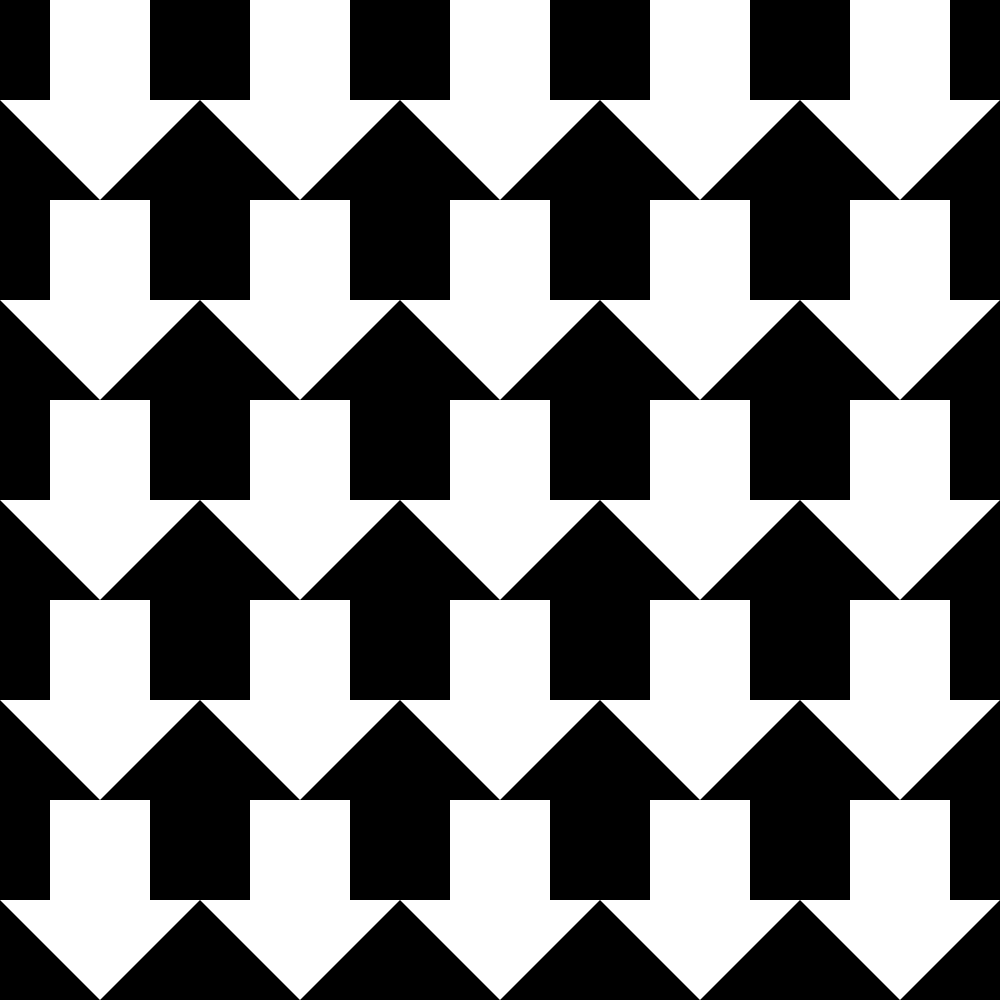
Frame 1 (no input)
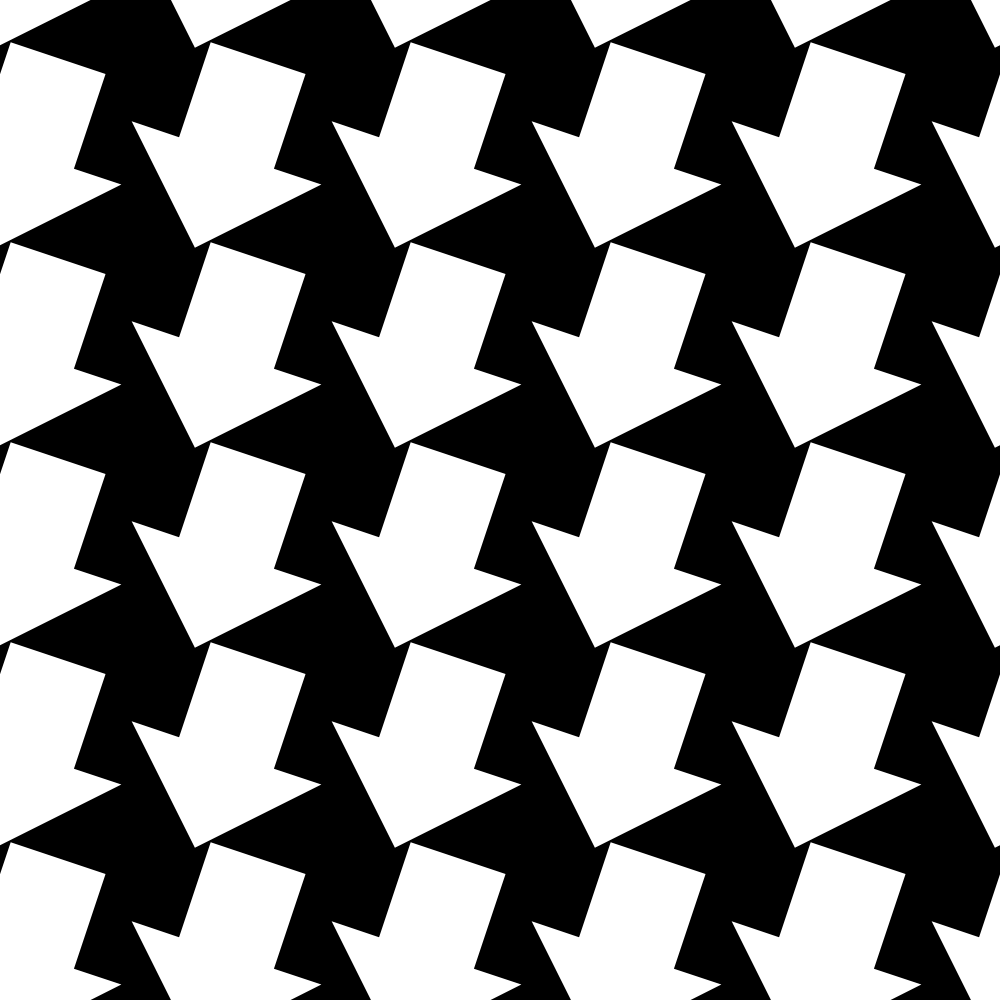
Frame 60 (no input)
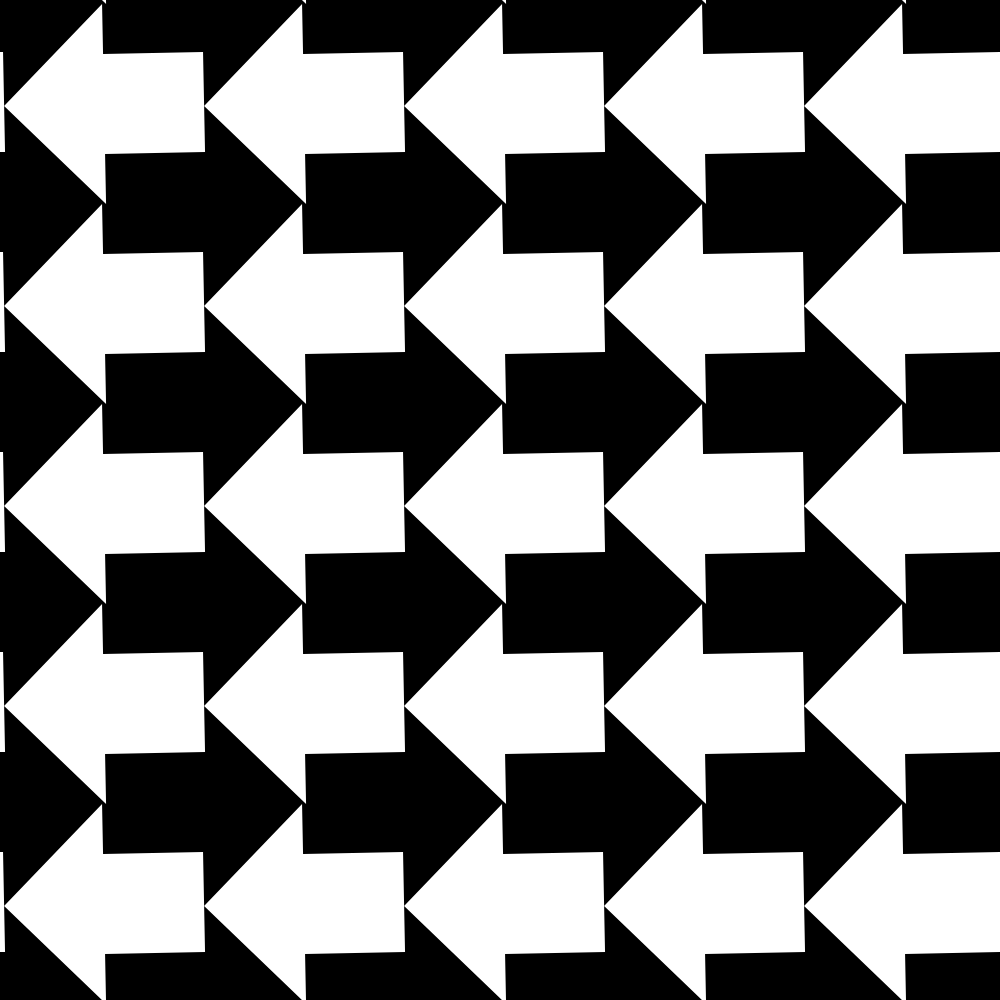
Frame 120 (the mouse pressed at the canvas centre since frame 60)

The p5.js sketch that drew these frames (run headless with seeded random() and noise() and a simulated clock; from frame 60 on, the mouse is pressed at the canvas centre):

// p5.js sketch
// ── sketch.js
let s, n
let angle = 0
let t = 0
let framerate = 60
let duration = 10
let animationFrames = framerate * duration

// From [0;1] to [0;1]
function easeInOutQuart(t) {
  return t < .5 ? 8 * t * t * t * t : 1 - 8 * (--t) * t * t * t
}

function setup() {
  const length = min(innerWidth, innerHeight)
  createCanvas(length, length).center('horizontal')
  // noLoop()
  frameRate(framerate)

  noStroke()

  n = 5
  s = length / n
}

function draw() {
  translate(-2 * s, -2 * s)

  t = (frameCount % animationFrames) / animationFrames
  let phase = Math.floor(t * 4)
  let angleAddition = 0
  if (phase == 0 || phase == 2) {
    background(0)
    fill(255)
  } else {
    translate(-s / 2, -s / 2)
    background(255)
    fill(0)
    angleAddition = 0.5
  }


  // translate(width / 2, height / 2)
  // rotate()
  let shiftUp = phase / 4
  drawArrows((shiftUp + angleAddition + easeInOutQuart(4 * (t % 0.25)) / 4) * TWO_PI)
}

function upArrow(w, h) {

  push()
  // translate(-x - w / 2, -y - h / 2)
  // rotate(angle)
  beginShape()

  vertex(w / 4, 0)
  vertex(w * 3 / 4, 0)
  vertex(w * 3 / 4, h / 2)
  vertex(w, h / 2)
  vertex(w / 2, h)
  vertex(0, h / 2)
  vertex(w / 4, h / 2)

  endShape()
  pop()
}

function drawArrows(angle) {
  for (let i = 0; i < n + 4; i++) {
    for (let j = 0; j < n + 4; j++) {
      let x = map(i, 0, n, 0, width),
        y = map(j, 0, n, 0, height);
      push()
      translate(x + s / 2, y + s / 2)
      rotate(angle)
      translate(s / 2, s / 2)
      upArrow(s, s)
      pop()
    }
  }
}
